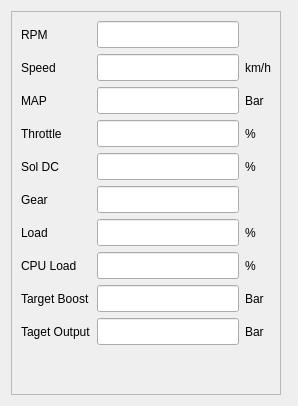
        <widget class="QWidget" name="tab_2">
         <attribute name="title">
          <string>Monitor</string>
         </attribute>
         <layout class="QVBoxLayout" name="verticalLayout_2">
          <item>
           <layout class="QHBoxLayout" name="horizontalLayout">
            <item>
             <widget class="QFrame" name="frame">
              <property name="frameShape">
               <enum>QFrame::StyledPanel</enum>
              </property>
              <property name="frameShadow">
               <enum>QFrame::Raised</enum>
              </property>
              <layout class="QGridLayout" name="gridLayout_5">
               <item row="5" column="2">
                <widget class="QLineEdit" name="solDcEdit">
                 <property name="sizePolicy">
                  <sizepolicy hsizetype="Minimum" vsizetype="Fixed">
                   <horstretch>0</horstretch>
                   <verstretch>0</verstretch>
                  </sizepolicy>
                 </property>
                 <property name="minimumSize">
                  <size>
                   <width>0</width>
                   <height>0</height>
                  </size>
                 </property>
                 <property name="sizeIncrement">
                  <size>
                   <width>0</width>
                   <height>0</height>
                  </size>
                 </property>
                 <property name="baseSize">
                  <size>
                   <width>0</width>
                   <height>0</height>
                  </size>
                 </property>
                 <property name="font">
                  <font>
                   <pointsize>12</pointsize>
                  </font>
                 </property>
                 <property name="locale">
                  <locale language="English" country="UnitedStates"/>
                 </property>
                 <property name="alignment">
                  <set>Qt::AlignRight|Qt::AlignTrailing|Qt::AlignVCenter</set>
                 </property>
                 <property name="readOnly">
                  <bool>true</bool>
                 </property>
                </widget>
               </item>
               <item row="0" column="0">
                <widget class="QLabel" name="label_18">
                 <property name="sizePolicy">
                  <sizepolicy hsizetype="Minimum" vsizetype="Preferred">
                   <horstretch>0</horstretch>
                   <verstretch>0</verstretch>
                  </sizepolicy>
                 </property>
                 <property name="text">
                  <string>RPM</string>
                 </property>
                </widget>
               </item>
               <item row="4" column="2">
                <widget class="QLineEdit" name="throttleEdit">
                 <property name="sizePolicy">
                  <sizepolicy hsizetype="Minimum" vsizetype="Fixed">
                   <horstretch>0</horstretch>
                   <verstretch>0</verstretch>
                  </sizepolicy>
                 </property>
                 <property name="minimumSize">
                  <size>
                   <width>0</width>
                   <height>0</height>
                  </size>
                 </property>
                 <property name="sizeIncrement">
                  <size>
                   <width>0</width>
                   <height>0</height>
                  </size>
                 </property>
                 <property name="baseSize">
                  <size>
                   <width>0</width>
                   <height>0</height>
                  </size>
                 </property>
                 <property name="font">
                  <font>
                   <pointsize>12</pointsize>
                  </font>
                 </property>
                 <property name="locale">
                  <locale language="English" country="UnitedStates"/>
                 </property>
                 <property name="alignment">
                  <set>Qt::AlignRight|Qt::AlignTrailing|Qt::AlignVCenter</set>
                 </property>
                 <property name="readOnly">
                  <bool>true</bool>
                 </property>
                </widget>
               </item>
               <item row="5" column="0">
                <widget class="QLabel" name="label_25">
                 <property name="sizePolicy">
                  <sizepolicy hsizetype="Minimum" vsizetype="Preferred">
                   <horstretch>0</horstretch>
                   <verstretch>0</verstretch>
                  </sizepolicy>
                 </property>
                 <property name="text">
                  <string>Sol DC</string>
                 </property>
                </widget>
               </item>
               <item row="4" column="3">
                <widget class="QLabel" name="label_24">
                 <property name="sizePolicy">
                  <sizepolicy hsizetype="Minimum" vsizetype="Preferred">
                   <horstretch>0</horstretch>
                   <verstretch>0</verstretch>
                  </sizepolicy>
                 </property>
                 <property name="text">
                  <string>%</string>
                 </property>
                </widget>
               </item>
               <item row="4" column="0">
                <widget class="QLabel" name="label_23">
                 <property name="sizePolicy">
                  <sizepolicy hsizetype="Minimum" vsizetype="Preferred">
                   <horstretch>0</horstretch>
                   <verstretch>0</verstretch>
                  </sizepolicy>
                 </property>
                 <property name="text">
                  <string>Throttle</string>
                 </property>
                </widget>
               </item>
               <item row="11" column="2">
                <spacer name="verticalSpacer_2">
                 <property name="orientation">
                  <enum>Qt::Vertical</enum>
                 </property>
                 <property name="sizeHint" stdset="0">
                  <size>
                   <width>20</width>
                   <height>40</height>
                  </size>
                 </property>
                </spacer>
               </item>
               <item row="6" column="0">
                <widget class="QLabel" name="label_27">
                 <property name="sizePolicy">
                  <sizepolicy hsizetype="Minimum" vsizetype="Preferred">
                   <horstretch>0</horstretch>
                   <verstretch>0</verstretch>
                  </sizepolicy>
                 </property>
                 <property name="text">
                  <string>Gear</string>
                 </property>
                </widget>
               </item>
               <item row="2" column="3">
                <widget class="QLabel" name="label_20">
                 <property name="sizePolicy">
                  <sizepolicy hsizetype="Minimum" vsizetype="Preferred">
                   <horstretch>0</horstretch>
                   <verstretch>0</verstretch>
                  </sizepolicy>
                 </property>
                 <property name="text">
                  <string>km/h</string>
                 </property>
                </widget>
               </item>
               <item row="6" column="2">
                <widget class="QLineEdit" name="gearEdit">
                 <property name="sizePolicy">
                  <sizepolicy hsizetype="Minimum" vsizetype="Fixed">
                   <horstretch>0</horstretch>
                   <verstretch>0</verstretch>
                  </sizepolicy>
                 </property>
                 <property name="minimumSize">
                  <size>
                   <width>0</width>
                   <height>0</height>
                  </size>
                 </property>
                 <property name="sizeIncrement">
                  <size>
                   <width>0</width>
                   <height>0</height>
                  </size>
                 </property>
                 <property name="baseSize">
                  <size>
                   <width>0</width>
                   <height>0</height>
                  </size>
                 </property>
                 <property name="font">
                  <font>
                   <pointsize>12</pointsize>
                  </font>
                 </property>
                 <property name="locale">
                  <locale language="English" country="UnitedStates"/>
                 </property>
                 <property name="alignment">
                  <set>Qt::AlignRight|Qt::AlignTrailing|Qt::AlignVCenter</set>
                 </property>
                 <property name="readOnly">
                  <bool>true</bool>
                 </property>
                </widget>
               </item>
               <item row="2" column="2">
                <widget class="QLineEdit" name="speedEdit">
                 <property name="sizePolicy">
                  <sizepolicy hsizetype="Minimum" vsizetype="Fixed">
                   <horstretch>0</horstretch>
                   <verstretch>0</verstretch>
                  </sizepolicy>
                 </property>
                 <property name="minimumSize">
                  <size>
                   <width>0</width>
                   <height>0</height>
                  </size>
                 </property>
                 <property name="sizeIncrement">
                  <size>
                   <width>0</width>
                   <height>0</height>
                  </size>
                 </property>
                 <property name="baseSize">
                  <size>
                   <width>0</width>
                   <height>0</height>
                  </size>
                 </property>
                 <property name="font">
                  <font>
                   <pointsize>12</pointsize>
                  </font>
                 </property>
                 <property name="locale">
                  <locale language="English" country="UnitedStates"/>
                 </property>
                 <property name="alignment">
                  <set>Qt::AlignRight|Qt::AlignTrailing|Qt::AlignVCenter</set>
                 </property>
                 <property name="readOnly">
                  <bool>true</bool>
                 </property>
                </widget>
               </item>
               <item row="5" column="3">
                <widget class="QLabel" name="label_26">
                 <property name="sizePolicy">
                  <sizepolicy hsizetype="Minimum" vsizetype="Preferred">
                   <horstretch>0</horstretch>
                   <verstretch>0</verstretch>
                  </sizepolicy>
                 </property>
                 <property name="text">
                  <string>%</string>
                 </property>
                </widget>
               </item>
               <item row="3" column="3">
                <widget class="QLabel" name="label_22">
                 <property name="sizePolicy">
                  <sizepolicy hsizetype="Minimum" vsizetype="Preferred">
                   <horstretch>0</horstretch>
                   <verstretch>0</verstretch>
                  </sizepolicy>
                 </property>
                 <property name="text">
                  <string>Bar</string>
                 </property>
                </widget>
               </item>
               <item row="0" column="2">
                <widget class="QLineEdit" name="rpmEdit">
                 <property name="sizePolicy">
                  <sizepolicy hsizetype="Minimum" vsizetype="Fixed">
                   <horstretch>0</horstretch>
                   <verstretch>0</verstretch>
                  </sizepolicy>
                 </property>
                 <property name="minimumSize">
                  <size>
                   <width>0</width>
                   <height>0</height>
                  </size>
                 </property>
                 <property name="sizeIncrement">
                  <size>
                   <width>0</width>
                   <height>0</height>
                  </size>
                 </property>
                 <property name="baseSize">
                  <size>
                   <width>0</width>
                   <height>0</height>
                  </size>
                 </property>
                 <property name="font">
                  <font>
                   <pointsize>12</pointsize>
                  </font>
                 </property>
                 <property name="locale">
                  <locale language="English" country="UnitedStates"/>
                 </property>
                 <property name="alignment">
                  <set>Qt::AlignRight|Qt::AlignTrailing|Qt::AlignVCenter</set>
                 </property>
                 <property name="readOnly">
                  <bool>true</bool>
                 </property>
                </widget>
               </item>
               <item row="2" column="0">
                <widget class="QLabel" name="label_19">
                 <property name="sizePolicy">
                  <sizepolicy hsizetype="Minimum" vsizetype="Preferred">
                   <horstretch>0</horstretch>
                   <verstretch>0</verstretch>
                  </sizepolicy>
                 </property>
                 <property name="text">
                  <string>Speed</string>
                 </property>
                </widget>
               </item>
               <item row="3" column="2">
                <widget class="QLineEdit" name="mapEdit">
                 <property name="sizePolicy">
                  <sizepolicy hsizetype="Minimum" vsizetype="Fixed">
                   <horstretch>0</horstretch>
                   <verstretch>0</verstretch>
                  </sizepolicy>
                 </property>
                 <property name="minimumSize">
                  <size>
                   <width>0</width>
                   <height>0</height>
                  </size>
                 </property>
                 <property name="sizeIncrement">
                  <size>
                   <width>0</width>
                   <height>0</height>
                  </size>
                 </property>
                 <property name="baseSize">
                  <size>
                   <width>0</width>
                   <height>0</height>
                  </size>
                 </property>
                 <property name="font">
                  <font>
                   <pointsize>12</pointsize>
                  </font>
                 </property>
                 <property name="locale">
                  <locale language="English" country="UnitedStates"/>
                 </property>
                 <property name="alignment">
                  <set>Qt::AlignRight|Qt::AlignTrailing|Qt::AlignVCenter</set>
                 </property>
                 <property name="readOnly">
                  <bool>true</bool>
                 </property>
                </widget>
               </item>
               <item row="3" column="0">
                <widget class="QLabel" name="label_21">
                 <property name="sizePolicy">
                  <sizepolicy hsizetype="Minimum" vsizetype="Preferred">
                   <horstretch>0</horstretch>
                   <verstretch>0</verstretch>
                  </sizepolicy>
                 </property>
                 <property name="text">
                  <string>MAP</string>
                 </property>
                </widget>
               </item>
               <item row="9" column="3">
                <widget class="QLabel" name="label_33">
                 <property name="text">
                  <string>Bar</string>
                 </property>
                </widget>
               </item>
               <item row="9" column="2">
                <widget class="QLineEdit" name="targetBoostEdit">
                 <property name="sizePolicy">
                  <sizepolicy hsizetype="Minimum" vsizetype="Fixed">
                   <horstretch>0</horstretch>
                   <verstretch>0</verstretch>
                  </sizepolicy>
                 </property>
                 <property name="font">
                  <font>
                   <pointsize>12</pointsize>
                  </font>
                 </property>
                 <property name="alignment">
                  <set>Qt::AlignRight|Qt::AlignTrailing|Qt::AlignVCenter</set>
                 </property>
                 <property name="readOnly">
                  <bool>true</bool>
                 </property>
                </widget>
               </item>
               <item row="9" column="0">
                <widget class="QLabel" name="label_32">
                 <property name="text">
                  <string>Target Boost</string>
                 </property>
                </widget>
               </item>
               <item row="8" column="3">
                <widget class="QLabel" name="label_31">
                 <property name="text">
                  <string>%</string>
                 </property>
                </widget>
               </item>
               <item row="7" column="2">
                <widget class="QLineEdit" name="loadEdit">
                 <property name="sizePolicy">
                  <sizepolicy hsizetype="Minimum" vsizetype="Fixed">
                   <horstretch>0</horstretch>
                   <verstretch>0</verstretch>
                  </sizepolicy>
                 </property>
                 <property name="minimumSize">
                  <size>
                   <width>0</width>
                   <height>0</height>
                  </size>
                 </property>
                 <property name="sizeIncrement">
                  <size>
                   <width>0</width>
                   <height>0</height>
                  </size>
                 </property>
                 <property name="baseSize">
                  <size>
                   <width>0</width>
                   <height>0</height>
                  </size>
                 </property>
                 <property name="font">
                  <font>
                   <pointsize>12</pointsize>
                  </font>
                 </property>
                 <property name="locale">
                  <locale language="English" country="UnitedStates"/>
                 </property>
                 <property name="alignment">
                  <set>Qt::AlignRight|Qt::AlignTrailing|Qt::AlignVCenter</set>
                 </property>
                 <property name="readOnly">
                  <bool>true</bool>
                 </property>
                </widget>
               </item>
               <item row="7" column="0">
                <widget class="QLabel" name="label_28">
                 <property name="sizePolicy">
                  <sizepolicy hsizetype="Minimum" vsizetype="Preferred">
                   <horstretch>0</horstretch>
                   <verstretch>0</verstretch>
                  </sizepolicy>
                 </property>
                 <property name="text">
                  <string>Load</string>
                 </property>
                </widget>
               </item>
               <item row="7" column="3">
                <widget class="QLabel" name="label_29">
                 <property name="sizePolicy">
                  <sizepolicy hsizetype="Minimum" vsizetype="Preferred">
                   <horstretch>0</horstretch>
                   <verstretch>0</verstretch>
                  </sizepolicy>
                 </property>
                 <property name="text">
                  <string>%</string>
                 </property>
                </widget>
               </item>
               <item row="8" column="0">
                <widget class="QLabel" name="label_30">
                 <property name="text">
                  <string>CPU Load</string>
                 </property>
                </widget>
               </item>
               <item row="8" column="2">
                <widget class="QLineEdit" name="cpuLoadEdit">
                 <property name="sizePolicy">
                  <sizepolicy hsizetype="Minimum" vsizetype="Fixed">
                   <horstretch>0</horstretch>
                   <verstretch>0</verstretch>
                  </sizepolicy>
                 </property>
                 <property name="font">
                  <font>
                   <pointsize>12</pointsize>
                  </font>
                 </property>
                 <property name="alignment">
                  <set>Qt::AlignRight|Qt::AlignTrailing|Qt::AlignVCenter</set>
                 </property>
                 <property name="readOnly">
                  <bool>true</bool>
                 </property>
                </widget>
               </item>
               <item row="10" column="2">
                <widget class="QLineEdit" name="targetOutputEdit">
                 <property name="sizePolicy">
                  <sizepolicy hsizetype="Minimum" vsizetype="Fixed">
                   <horstretch>0</horstretch>
                   <verstretch>0</verstretch>
                  </sizepolicy>
                 </property>
                 <property name="font">
                  <font>
                   <pointsize>12</pointsize>
                  </font>
                 </property>
                 <property name="alignment">
                  <set>Qt::AlignRight|Qt::AlignTrailing|Qt::AlignVCenter</set>
                 </property>
                 <property name="readOnly">
                  <bool>true</bool>
                 </property>
                </widget>
               </item>
               <item row="10" column="0">
                <widget class="QLabel" name="label_34">
                 <property name="text">
                  <string>Taget Output</string>
                 </property>
                </widget>
               </item>
               <item row="10" column="3">
                <widget class="QLabel" name="label_35">
                 <property name="text">
                  <string>Bar</string>
                 </property>
                </widget>
               </item>
              </layout>
             </widget>
            </item>
            <item>
             <layout class="QVBoxLayout" name="verticalLayout">
              <item>
               <widget class="QCustomPlot" name="plot1" native="true">
                <property name="sizePolicy">
                 <sizepolicy hsizetype="Expanding" vsizetype="Preferred">
                  <horstretch>0</horstretch>
                  <verstretch>0</verstretch>
                 </sizepolicy>
                </property>
               </widget>
              </item>
              <item>
               <widget class="QCustomPlot" name="plot2" native="true"/>
              </item>
             </layout>
            </item>
           </layout>
          </item>
         </layout>
        </widget>
